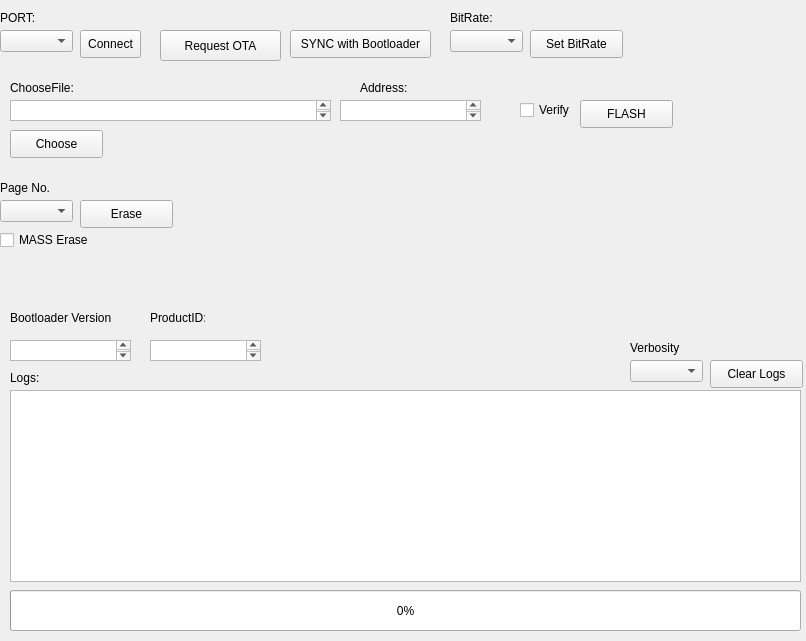
<?xml version="1.0" encoding="UTF-8"?>
<ui version="4.0">
 <class>MainWindow</class>
 <widget class="QMainWindow" name="MainWindow">
  <property name="geometry">
   <rect>
    <x>0</x>
    <y>0</y>
    <width>806</width>
    <height>641</height>
   </rect>
  </property>
  <property name="sizePolicy">
   <sizepolicy hsizetype="Expanding" vsizetype="Expanding">
    <horstretch>0</horstretch>
    <verstretch>0</verstretch>
   </sizepolicy>
  </property>
  <property name="windowTitle">
   <string>CAN_Programmer</string>
  </property>
  <property name="windowOpacity">
   <double>1.000000000000000</double>
  </property>
  <property name="autoFillBackground">
   <bool>false</bool>
  </property>
  <widget class="QWidget" name="centralwidget">
   <widget class="QPushButton" name="RequestOTA_btn">
    <property name="geometry">
     <rect>
      <x>160</x>
      <y>30</y>
      <width>121</width>
      <height>31</height>
     </rect>
    </property>
    <property name="text">
     <string>Request OTA</string>
    </property>
   </widget>
   <widget class="QPushButton" name="SYNC_btn">
    <property name="geometry">
     <rect>
      <x>290</x>
      <y>30</y>
      <width>141</width>
      <height>28</height>
     </rect>
    </property>
    <property name="text">
     <string>SYNC with Bootloader</string>
    </property>
   </widget>
   <widget class="QLabel" name="PID_label">
    <property name="geometry">
     <rect>
      <x>150</x>
      <y>310</y>
      <width>55</width>
      <height>16</height>
     </rect>
    </property>
    <property name="text">
     <string>ProductID:</string>
    </property>
   </widget>
   <widget class="QLabel" name="BootVerLabel">
    <property name="geometry">
     <rect>
      <x>10</x>
      <y>310</y>
      <width>111</width>
      <height>16</height>
     </rect>
    </property>
    <property name="text">
     <string>Bootloader Version</string>
    </property>
   </widget>
   <widget class="QTextBrowser" name="PID_op">
    <property name="geometry">
     <rect>
      <x>150</x>
      <y>340</y>
      <width>111</width>
      <height>21</height>
     </rect>
    </property>
    <property name="inputMethodHints">
     <set>Qt::ImhNone</set>
    </property>
   </widget>
   <widget class="QTextBrowser" name="BootVer_op">
    <property name="geometry">
     <rect>
      <x>10</x>
      <y>340</y>
      <width>121</width>
      <height>21</height>
     </rect>
    </property>
    <property name="inputMethodHints">
     <set>Qt::ImhNone</set>
    </property>
   </widget>
   <widget class="QTextBrowser" name="Logs_op">
    <property name="geometry">
     <rect>
      <x>10</x>
      <y>390</y>
      <width>791</width>
      <height>192</height>
     </rect>
    </property>
    <property name="lineWidth">
     <number>-4</number>
    </property>
   </widget>
   <widget class="QLabel" name="log_label">
    <property name="geometry">
     <rect>
      <x>10</x>
      <y>370</y>
      <width>55</width>
      <height>16</height>
     </rect>
    </property>
    <property name="text">
     <string>Logs:</string>
    </property>
   </widget>
   <widget class="QLabel" name="Choose_label">
    <property name="geometry">
     <rect>
      <x>10</x>
      <y>80</y>
      <width>81</width>
      <height>16</height>
     </rect>
    </property>
    <property name="text">
     <string>ChooseFile:</string>
    </property>
   </widget>
   <widget class="QTextBrowser" name="ChooseFile_ip">
    <property name="geometry">
     <rect>
      <x>10</x>
      <y>100</y>
      <width>321</width>
      <height>21</height>
     </rect>
    </property>
    <property name="inputMethodHints">
     <set>Qt::ImhNone</set>
    </property>
   </widget>
   <widget class="QPushButton" name="ChooseFile_btn">
    <property name="geometry">
     <rect>
      <x>10</x>
      <y>130</y>
      <width>93</width>
      <height>28</height>
     </rect>
    </property>
    <property name="text">
     <string>Choose</string>
    </property>
   </widget>
   <widget class="QPushButton" name="Flash_btn">
    <property name="geometry">
     <rect>
      <x>580</x>
      <y>100</y>
      <width>93</width>
      <height>28</height>
     </rect>
    </property>
    <property name="text">
     <string>FLASH</string>
    </property>
   </widget>
   <widget class="QCheckBox" name="verify_chkbox">
    <property name="geometry">
     <rect>
      <x>520</x>
      <y>100</y>
      <width>81</width>
      <height>20</height>
     </rect>
    </property>
    <property name="text">
     <string>Verify</string>
    </property>
   </widget>
   <widget class="QTextBrowser" name="Address_ip">
    <property name="geometry">
     <rect>
      <x>340</x>
      <y>100</y>
      <width>141</width>
      <height>21</height>
     </rect>
    </property>
    <property name="inputMethodHints">
     <set>Qt::ImhDigitsOnly</set>
    </property>
    <property name="readOnly">
     <bool>false</bool>
    </property>
   </widget>
   <widget class="QPushButton" name="Erase_btn">
    <property name="geometry">
     <rect>
      <x>80</x>
      <y>200</y>
      <width>93</width>
      <height>28</height>
     </rect>
    </property>
    <property name="text">
     <string>Erase</string>
    </property>
   </widget>
   <widget class="QCheckBox" name="MassErase_chkbox">
    <property name="geometry">
     <rect>
      <x>0</x>
      <y>230</y>
      <width>101</width>
      <height>20</height>
     </rect>
    </property>
    <property name="text">
     <string>MASS Erase</string>
    </property>
   </widget>
   <widget class="QLabel" name="Addresserase_label">
    <property name="geometry">
     <rect>
      <x>360</x>
      <y>80</y>
      <width>81</width>
      <height>16</height>
     </rect>
    </property>
    <property name="text">
     <string>Address:</string>
    </property>
   </widget>
   <widget class="QComboBox" name="PORT_list">
    <property name="geometry">
     <rect>
      <x>0</x>
      <y>30</y>
      <width>73</width>
      <height>22</height>
     </rect>
    </property>
   </widget>
   <widget class="QLabel" name="port_label">
    <property name="geometry">
     <rect>
      <x>0</x>
      <y>10</y>
      <width>55</width>
      <height>16</height>
     </rect>
    </property>
    <property name="text">
     <string>PORT:</string>
    </property>
   </widget>
   <widget class="QPushButton" name="ClearLogs_btn">
    <property name="geometry">
     <rect>
      <x>710</x>
      <y>360</y>
      <width>93</width>
      <height>28</height>
     </rect>
    </property>
    <property name="text">
     <string>Clear Logs</string>
    </property>
   </widget>
   <widget class="QPushButton" name="Setport_btn">
    <property name="geometry">
     <rect>
      <x>80</x>
      <y>30</y>
      <width>61</width>
      <height>28</height>
     </rect>
    </property>
    <property name="text">
     <string>Connect</string>
    </property>
   </widget>
   <widget class="QComboBox" name="pageno_box">
    <property name="geometry">
     <rect>
      <x>0</x>
      <y>200</y>
      <width>73</width>
      <height>22</height>
     </rect>
    </property>
   </widget>
   <widget class="QLabel" name="pageno_label">
    <property name="geometry">
     <rect>
      <x>0</x>
      <y>180</y>
      <width>81</width>
      <height>16</height>
     </rect>
    </property>
    <property name="text">
     <string>Page No.</string>
    </property>
   </widget>
   <widget class="QComboBox" name="verbosity_box">
    <property name="geometry">
     <rect>
      <x>630</x>
      <y>360</y>
      <width>73</width>
      <height>22</height>
     </rect>
    </property>
   </widget>
   <widget class="QLabel" name="verbosity_label">
    <property name="geometry">
     <rect>
      <x>630</x>
      <y>340</y>
      <width>55</width>
      <height>16</height>
     </rect>
    </property>
    <property name="text">
     <string>Verbosity</string>
    </property>
   </widget>
   <widget class="QComboBox" name="Bitrate_box">
    <property name="geometry">
     <rect>
      <x>450</x>
      <y>30</y>
      <width>73</width>
      <height>22</height>
     </rect>
    </property>
   </widget>
   <widget class="QPushButton" name="SetBitrate_btn">
    <property name="geometry">
     <rect>
      <x>530</x>
      <y>30</y>
      <width>93</width>
      <height>28</height>
     </rect>
    </property>
    <property name="text">
     <string>Set BitRate</string>
    </property>
   </widget>
   <widget class="QLabel" name="Bitrate_label">
    <property name="geometry">
     <rect>
      <x>450</x>
      <y>10</y>
      <width>55</width>
      <height>16</height>
     </rect>
    </property>
    <property name="text">
     <string>BitRate:</string>
    </property>
   </widget>
   <widget class="QProgressBar" name="progressBar">
    <property name="geometry">
     <rect>
      <x>10</x>
      <y>590</y>
      <width>791</width>
      <height>41</height>
     </rect>
    </property>
    <property name="value">
     <number>0</number>
    </property>
    <property name="alignment">
     <set>Qt::AlignCenter</set>
    </property>
   </widget>
  </widget>
 </widget>
 <resources/>
 <connections/>
</ui>
